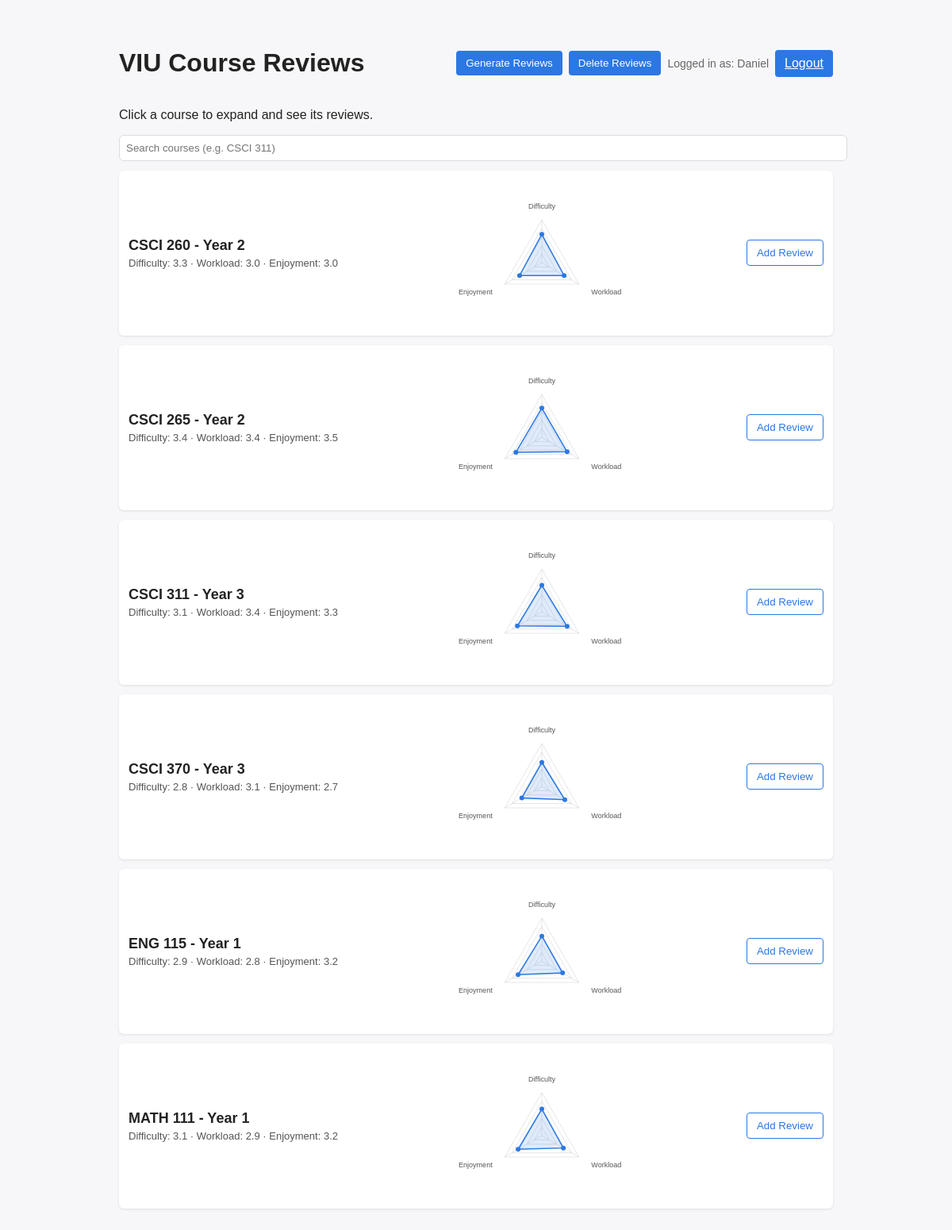
/ (signed in), run on the app's committed database.
### app.py (models this page shows, shortened)
class Role(db.Model, RoleMixin):
    __tablename__ = 'role'
    id = db.Column(db.Integer(), primary_key=True)
    name = db.Column(db.String(80), unique=True, nullable=False)

class Users(UserMixin, db.Model):
    __tablename__ = 'user'
    id = db.Column(db.Integer, primary_key=True)
    username = db.Column(db.String(50), unique=True, nullable=False)
    password = db.Column(db.String(50), nullable=False)
    roles = db.relationship('Role', secondary=roles_users, backref='roled')

class CourseModel(db.Model):
    id = db.Column(db.Integer, primary_key=True)  # course number e.g. 311
    program = db.Column(db.String(32), nullable=False)  # e.g. CSCI
    courseYear = db.Column(db.Integer, nullable=False)
    reviews = db.relationship('ReviewModel', backref='course', cascade='all, delete-orphan', lazy=True)
    def average_ratings(self):
        if not self.reviews:
            return {'difficulty': None, 'workLoad': None, 'enjoyment': None}
        count = len(self.reviews)
        avg_d = sum(r.difficulty for r in self.reviews) / count
        avg_w = sum(r.workLoad for r in self.reviews) / count
        avg_e = sum(r.enjoyment for r in self.reviews) / count
        return {
            'difficulty': round(avg_d, 1),
            'workLoad': round(avg_w, 1),
            'enjoyment': round(avg_e, 1)
        }

### app.py (the view)
@app.route('/')
def home():
    courses = get_courses()
    return render_template('home.html', courses=courses)

### app.py (called while the page is built)
def get_courses():
    courses = {}
    for c in CourseModel.query.order_by(CourseModel.program, CourseModel.id).all():
        courses[c.id] = c
    return courses

@login_manager.user_loader
def loadUser(user_id):
    return Users.query.get(int(user_id))

### templates/home.html (shortened to what this page needs)
<!DOCTYPE html>
<html>
<head>
</head>
<body>
    <div class="container">
        <div class="header">
            <h1>VIU Course Reviews</h1>
            <div style="display: flex; gap: 8px; align-items: center;">
                {% if current_user.is_authenticated %}
                    {% for role in current_user.roles %}
                        {% if role.name == 'Admin' %}
                    <form action="{{ url_for('genReviews') }}" method="POST">
                        <button class="btn" type="submit">Generate Reviews</button>
                    </form>
                    <form action="{{ url_for('delReviews') }}" method="POST">
                        <button class="btn" type="submit">Delete Reviews</button>
                    </form>
                        {% endif %}
                    {% endfor %}
                <span style="color: #666; font-size: 14px;">Logged in as: {{ current_user.username }}</span>
                <a class="btn" href="/logout">Logout</a>
                {% else %}
                <a class="btn" href="/login">Login</a>
                <a class="btn" href="/register">Register</a>
                {% endif %}
            </div>
        </div>
        <p>Click a course to expand and see its reviews.</p>
        <div style="margin: 12px 0;">
            <input id="course-search" placeholder="Search courses (e.g. CSCI 311)"
                   style="width: 100%; padding: 8px; border-radius: 6px; border: 1px solid #ddd;" />
        </div>
        {% for num, c in courses.items() %}
        <div class="card" data-search="{{ c.program }} {{ c.id }}">
            <details>
                <summary>
                    <div class="course-row">
                        <div>
                            <div class="course-title">{{ c.program }} {{ c.id }} - Year {{ c.courseYear }}</div>
                            <div style="font-size: 13px; color: #555; margin-top: 4px;">
                                {% set avg = c.average_ratings() %}
                                {% if avg.difficulty is not none %}
                                Difficulty: {{ avg.difficulty }} · Workload: {{ avg.workLoad }} · Enjoyment: {{ avg.enjoyment }}
                                {% else %}
                                No ratings yet
                                {% endif %}
                            </div>
                        </div>
                        {% set avg = c.average_ratings() %}
                            <div class="triangle-chart"
                                data-difficulty="{{ avg.difficulty if avg.difficulty is not none else 0 }}"
                                data-workload="{{ avg.workLoad if avg.workLoad is not none else 0 }}"
                                data-enjoyment="{{ avg.enjoyment if avg.enjoyment is not none else 0 }}">
                            </div>
                        {% if current_user.is_authenticated %}
                        <button class="btn outline" onclick="location.href='/createReview?course={{ c.id }}'; event.stopPropagation();">
                            Add Review
                        </button>
                        {% else %}
                        <button class="btn outline" onclick="location.href='/login'; event.stopPropagation();">
                            login to leave a review
                        </button>
                        {% endif %}
                    </div>
                </summary>
            </details>
        </div>
        {% endfor %}
    </div>
</body>
</html>

### templates/home.html (style rules this page uses)
body { font-family: Arial, sans-serif; background: #f7f7f9; color: #222; }
.container { max-width: 900px; margin: 24px auto; padding: 16px; }
.header { display: flex; justify-content: space-between; align-items: center; }
.card { background: white; border-radius: 6px; box-shadow: 0 1px 3px rgba(0,0,0,0.1); margin: 12px 0; padding: 12px; }
.course-row { display: flex; justify-content: space-between; align-items: center; }
.course-title { font-size: 18px; font-weight: 600; }
.btn { background: #2b78e4; color: white; border: none; padding: 8px 12px; border-radius: 4px; cursor: pointer; }
.btn.outline { background: white; color: #2b78e4; border: 1px solid #2b78e4; }
details summary { cursor: pointer; list-style: none; }

### data on the page
Users: username "Daniel"
CourseModel: program "CSCI", id "260", courseYear "2", difficulty "3.3", workLoad "3.0", enjoyment "3.0"
CourseModel: program "CSCI", id "265", courseYear "2", difficulty "3.4", workLoad "3.4", enjoyment "3.5"
CourseModel: program "CSCI", id "311", courseYear "3", difficulty "3.1", workLoad "3.4", enjoyment "3.3"
CourseModel: program "CSCI", id "370", courseYear "3", difficulty "2.8", workLoad "3.1", enjoyment "2.7"
CourseModel: program "ENG", id "115", courseYear "1", difficulty "2.9", workLoad "2.8", enjoyment "3.2"
CourseModel: program "MATH", id "111", courseYear "1", difficulty "3.1", workLoad "2.9", enjoyment "3.2"
